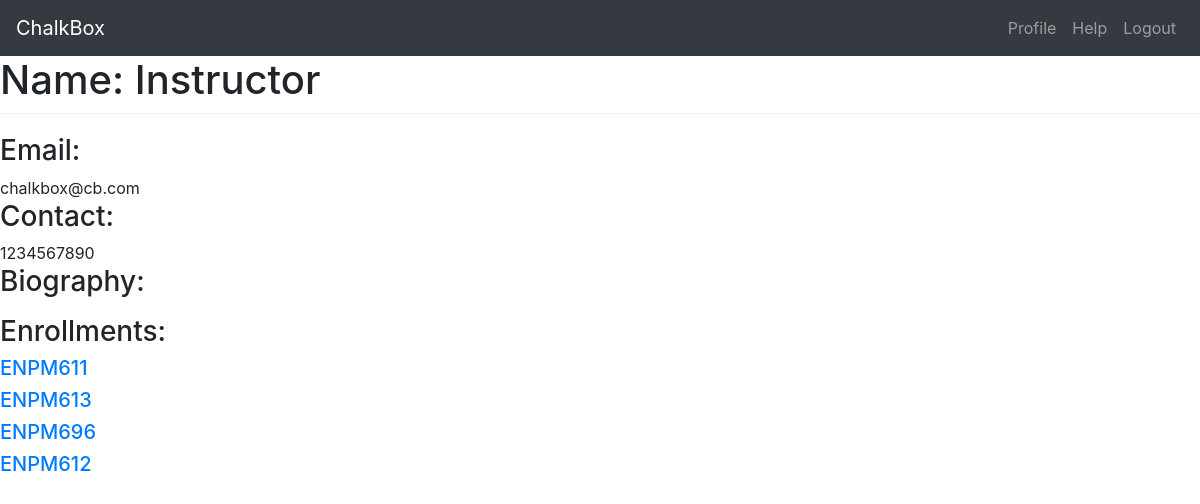
Screenshot of /profile/ (signed in) with the database file from the repository.
### accounts/models.py (models this page shows, shortened)
class User(AbstractBaseUser):
	username    = models.CharField(max_length=120)
	email       = models.EmailField(max_length=255, unique=True)
	full_name   = models.CharField(max_length=255, blank=True, null=True)
	biography   = models.TextField(blank=True)
	phone_number= models.IntegerField(blank=True, null=True)
	is_active   = models.BooleanField(default=True) # can login
	staff       = models.BooleanField(default=False) # staff user non superuser
	admin       = models.BooleanField(default=False) # superuser
	timestamp   = models.DateTimeField(auto_now_add=True)
	courses     = models.ManyToManyField(Course, blank=True)
	USERNAME_FIELD = 'email'
	REQUIRED_FIELDS = [] #['full_name'] #python manage.py createsuperuser
	objects = UserManager()

### courses/models.py (models this page shows, shortened)
class Course(models.Model):
    assignments = models.ManyToManyField(Assignment, blank=True)
    course_code = models.CharField(max_length=120)
    course_title = models.CharField(max_length=120)
    course_description = models.TextField(blank=True)
    updated     = models.DateTimeField(auto_now=True)
    timestamp   = models.DateTimeField(auto_now_add=True)
    syllabus	= models.FileField(null=True, blank=True)
    def get_absolute_url(self):
    	return reverse("courses:detail", kwargs={"cid": self.id})

### accounts/views.py (the view)
def user_profile(request):
	user = get_object_or_404(User, id=request.user.id)
	queryset = user.courses.all()
	context = {
		"name": user.username,
		"user": user,
		"courses": queryset,
	}
	return render(request, "user_profile.html", context)

### templates/user_profile.html (shortened to what this page needs)
{% extends "base_navbar.html" %}
{% block content %}
		 <h1>Name: {{ name }}</h1>
		<div>
			<h3>Email:</h3> {{ user.email }}
			<h3>Contact:</h3> {{ user.phone_number }}
			<h3>Biography:</h3>
			<h3>Enrollments:</h3>
			{% for course in courses %}
				<h5><a href='{{ course.get_absolute_url }}'>{{ course.course_code }}</a></h5>
			{% endfor %}
		</div>
{% endblock %}

### static_proj/static_root/css/dashboard.css (style rules this page uses)
h1 { padding-bottom: 9px; margin-bottom: 20px; border-bottom: 1px solid #eee; }

### static_proj/static_root/css/navbar-top.css (style rules this page uses)
body { min-height: 75rem; }

### rows the page displays
User: username "Instructor", email "chalkbox@cb.com", phone_number "1234567890"
Course: course_code "ENPM611"
Course: course_code "ENPM613"
Course: course_code "ENPM696"
Course: course_code "ENPM612"
